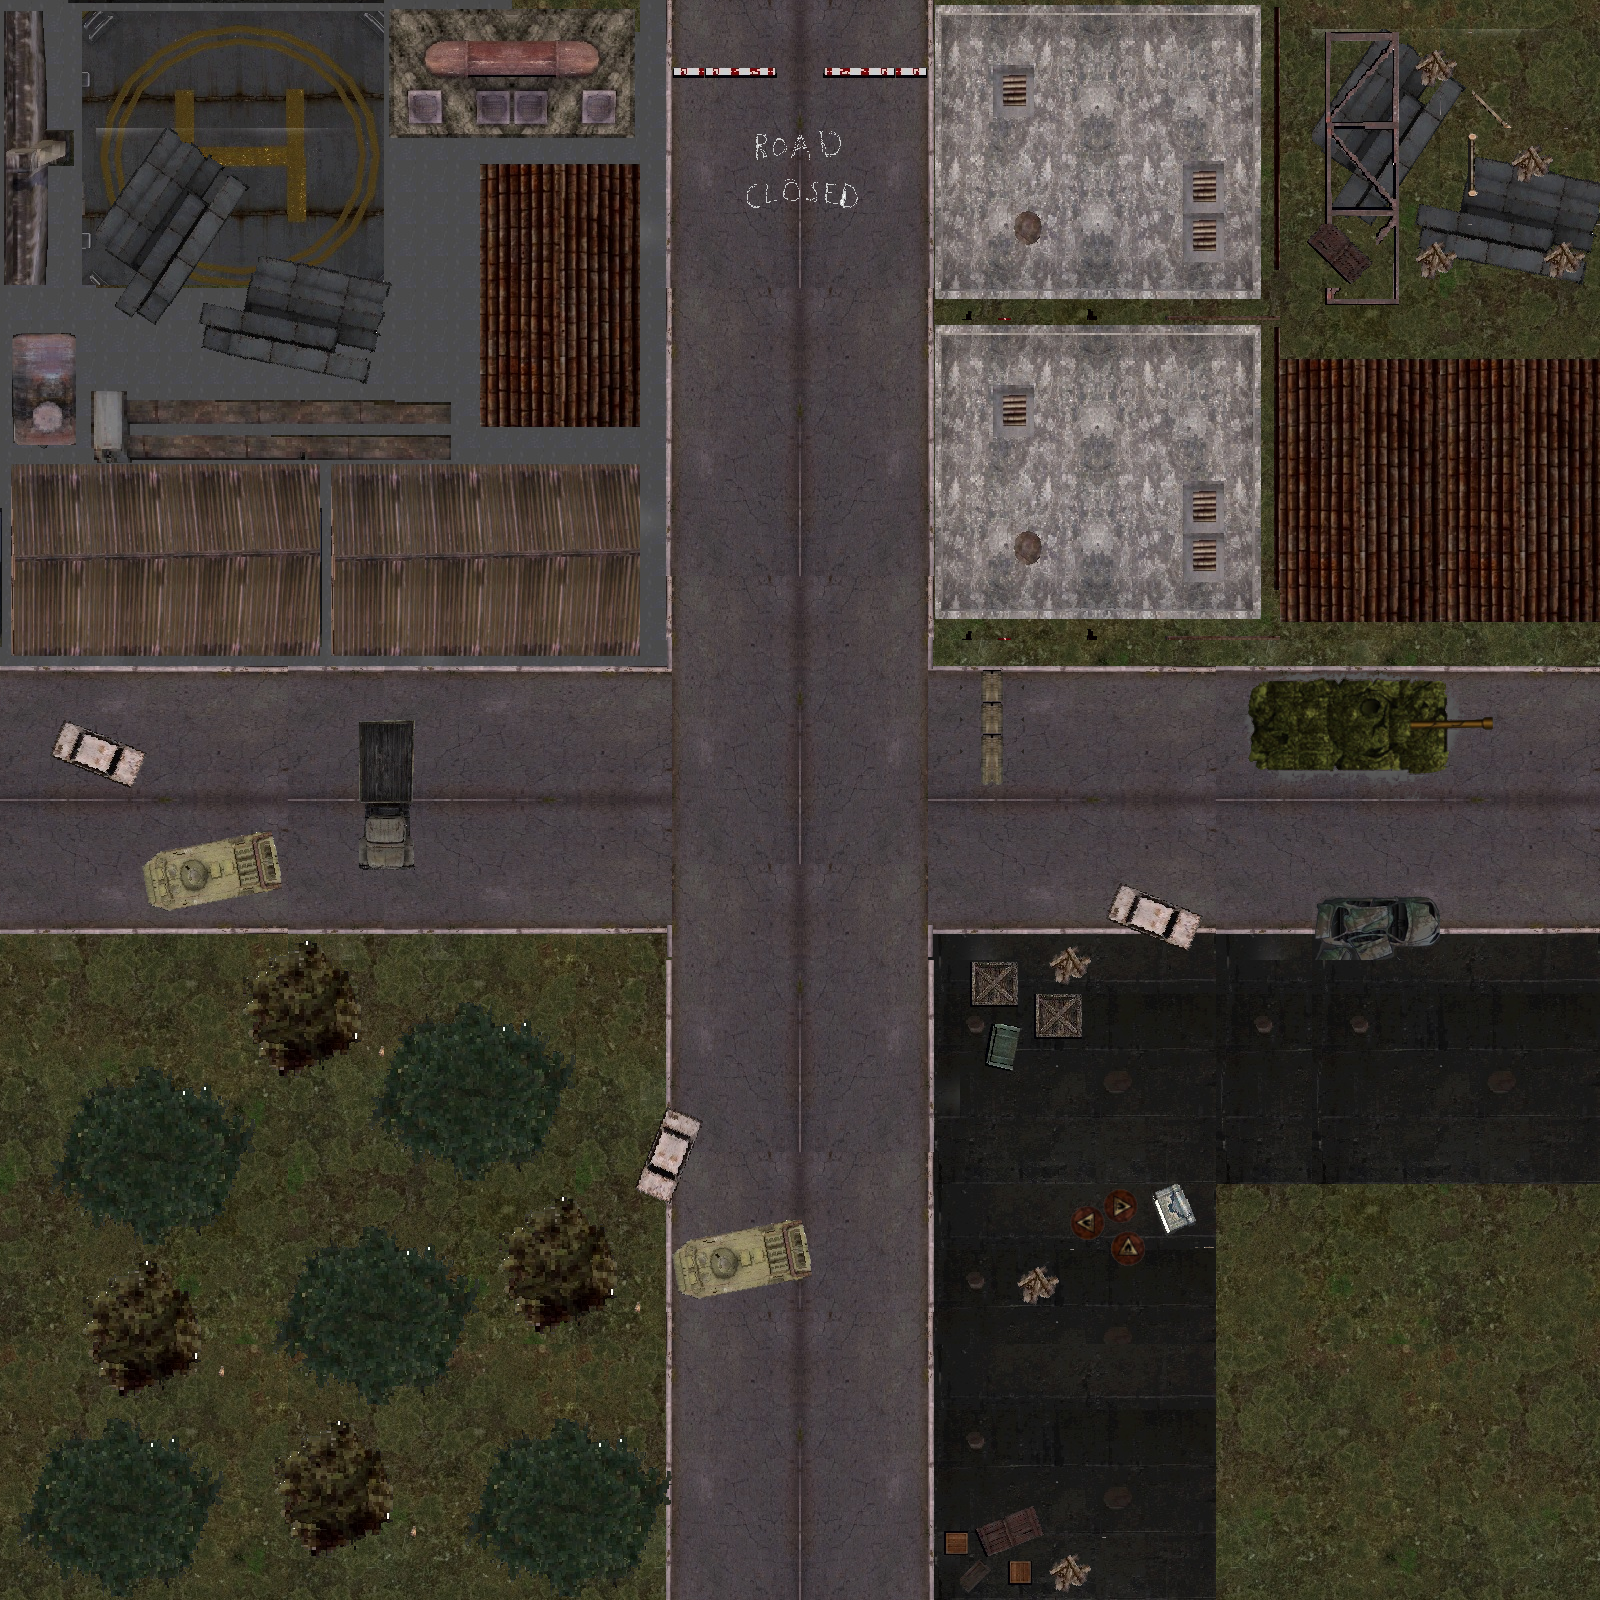

This is a level from a 2D game, rendered from its Tiled map with the project's own tilesets. A one-line summary and the map file follow, with tile-layer data summarised:
An orthogonal 50x50 tile map with 32x32 px tiles, 5 tile layers (Background, Roads, Objects, Objects2, ...), 7 tilesets.

<map version="1.5" tiledversion="1.7.2" orientation="orthogonal" renderorder="right-down" width="50" height="50" tilewidth="32" tileheight="32" infinite="0" nextlayerid="11" nextobjectid="1">
 <tileset firstgid="1" name="buildings roofs other" tilewidth="32" tileheight="32" tilecount="450" columns="30">
  <image source="buildings roofs other.png" width="973" height="482" />
 </tileset>
 <tileset firstgid="451" name="grass wehicles other" tilewidth="32" tileheight="32" tilecount="496" columns="31">
  <image source="grass wehicles other.png" width="1010" height="513" />
 </tileset>
 <tileset firstgid="947" name="roofs helipad otherr" tilewidth="32" tileheight="32" tilecount="540" columns="30">
  <image source="roofs helipad otherr.png" width="989" height="599" />
 </tileset>
 <tileset firstgid="1487" name="trees road walls other" tilewidth="32" tileheight="32" tilecount="510" columns="30">
  <image source="trees road walls other.png" width="982" height="568" />
 </tileset>
 <tileset firstgid="1997" name="cars1" tilewidth="32" tileheight="32" tilecount="1652" columns="59">
  <image source="cars1.png" width="1914" height="903" />
 </tileset>
 <tileset firstgid="3649" name="elementos" tilewidth="32" tileheight="32" tilecount="1652" columns="59">
  <image source="elementos.png" width="1914" height="903" />
 </tileset>
 <tileset firstgid="5301" name="car2" tilewidth="32" tileheight="32" tilecount="8" columns="4">
  <image source="car2.png" width="130" height="83" />
 </tileset>
 <layer id="1" name="Background" width="50" height="50">
  <data>[2500 cells, 2500 non-empty, 199 distinct tile ids]</data>
 </layer>
 <layer id="4" name="Roads" width="50" height="50">
  <data>[2500 cells, 902 non-empty, 47 distinct tile ids]</data>
 </layer>
 <layer id="5" name="Objects" width="50" height="50" offsetx="-0.5" offsety="-3.5">
  <data>[2500 cells, 787 non-empty, 449 distinct tile ids]</data>
 </layer>
 <layer id="6" name="Objects2" width="50" height="50">
  <data>[2500 cells, 537 non-empty, 361 distinct tile ids]</data>
 </layer>
 <layer id="9" name="Capa de patrones 6" width="50" height="50" offsetx="-14" offsety="1">
  <data>[2500 cells, 98 non-empty, 90 distinct tile ids]</data>
 </layer>
</map>